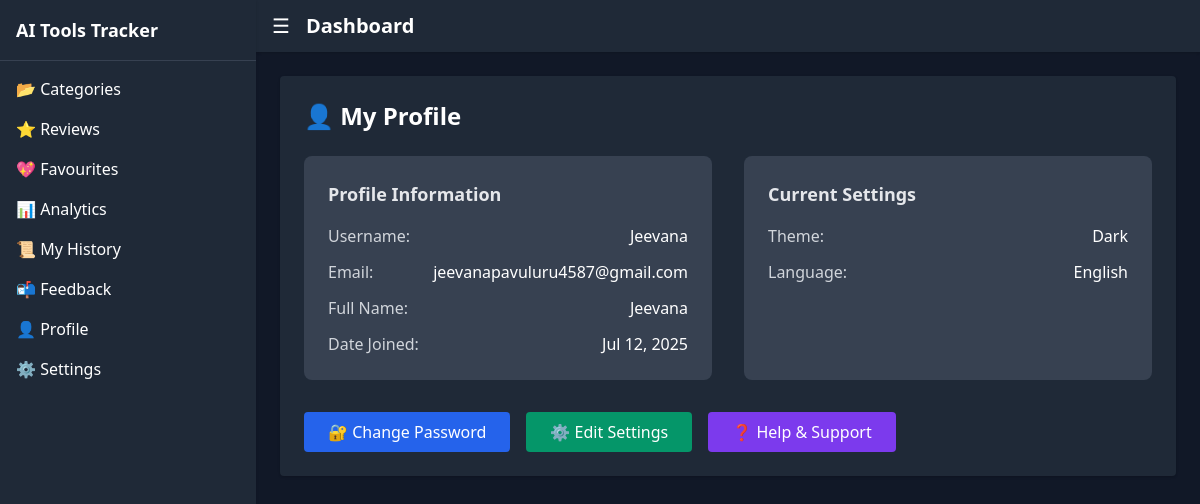
The page /users/profile/ (signed in) on the database its author committed.
### users/models.py (models this page shows, shortened)
class UserProfile(models.Model):
    user = models.OneToOneField(User, on_delete=models.CASCADE)
    name = models.CharField(max_length=50)
    email = models.EmailField(unique=True, null=True, blank=True)
    class Meta:
        verbose_name = "User Profile"
        verbose_name_plural = "User Profiles"

class UserSettings(models.Model):
    LANGUAGE_CHOICES = [
        ('en', 'English'),
        ('te', 'Telugu'),
    ]
    THEME_CHOICES = [
        ('light', 'Light'),
        ('dark', 'Dark'),
    ]
    user = models.OneToOneField(User, on_delete=models.CASCADE)
    theme = models.CharField(max_length=10, choices=THEME_CHOICES, default='light')
    language = models.CharField(max_length=10, choices=LANGUAGE_CHOICES, default='en')
    class Meta:
        verbose_name = "User Settings"
        verbose_name_plural = "User Settings"

### users/views.py (the view)
# urls.py: path('profile/', views.profile_view, name='profile'),
@login_required
def profile_view(request):
    profile, created = UserProfile.objects.get_or_create(
        user=request.user,
        defaults={
            'name': f"{request.user.first_name} {request.user.last_name}".strip() or request.user.username,
            'email': request.user.email
        }
    )
    user_settings, created = UserSettings.objects.get_or_create(user=request.user)
    context = {
        'profile': profile,
        'user_settings': user_settings,
        'user_theme': user_settings.theme
    }
    return render(request, 'users/profile.html', context)

### users/context_processors.py (called while the page is built)
def user_theme_language(request):
    theme = 'light'
    language = 'en'
    if request.user.is_authenticated:
        settings = getattr(request.user, 'usersettings', None)
        if settings:
            theme = settings.theme
            language = settings.language
    translations = get_translation_context(language)
    return {
        'user_theme': theme,
        'user_language': language,
        'translations': translations,
    }

### users/translations.py (called while the page is built)
def get_translation_context(language='en'):
    if language not in TRANSLATIONS:
        return {}
    return {key: value for key, value in TRANSLATIONS[language].items()}

### users/templates/users/profile.html
{% extends "dashboard/base.html" %}
{% load widget_tweaks %}
{% block content %}
<div class="max-w-4xl mx-auto {% if user_theme == 'dark' %}bg-gray-800{% else %}bg-white{% endif %} p-6 rounded shadow">
  <h2 class="text-2xl font-bold mb-6 {% if user_theme == 'dark' %}text-white{% else %}text-black{% endif %}">👤 My Profile</h2>
  <div class="grid grid-cols-1 md:grid-cols-2 gap-8">
    <div class="{% if user_theme == 'dark' %}bg-gray-700{% else %}bg-gray-50{% endif %} p-6 rounded-lg">
      <h3 class="text-lg font-semibold mb-4 {% if user_theme == 'dark' %}text-gray-200{% else %}text-gray-800{% endif %}">Profile Information</h3>
      <div class="space-y-3">
        <div class="flex justify-between">
          <span class="{% if user_theme == 'dark' %}text-gray-300{% else %}text-gray-600{% endif %}">Username:</span>
          <span class="{% if user_theme == 'dark' %}text-white{% else %}text-gray-900{% endif %} font-medium">{{ user.username }}</span>
        </div>
        <div class="flex justify-between">
          <span class="{% if user_theme == 'dark' %}text-gray-300{% else %}text-gray-600{% endif %}">Email:</span>
          <span class="{% if user_theme == 'dark' %}text-white{% else %}text-gray-900{% endif %} font-medium">{{ user.email }}</span>
        </div>
        <div class="flex justify-between">
          <span class="{% if user_theme == 'dark' %}text-gray-300{% else %}text-gray-600{% endif %}">Full Name:</span>
          <span class="{% if user_theme == 'dark' %}text-white{% else %}text-gray-900{% endif %} font-medium">{{ profile.name }}</span>
        </div>
        <div class="flex justify-between">
          <span class="{% if user_theme == 'dark' %}text-gray-300{% else %}text-gray-600{% endif %}">Date Joined:</span>
          <span class="{% if user_theme == 'dark' %}text-white{% else %}text-gray-900{% endif %} font-medium">{{ user.date_joined|date:"M d, Y" }}</span>
        </div>
      </div>
    </div>
    <div class="{% if user_theme == 'dark' %}bg-gray-700{% else %}bg-gray-50{% endif %} p-6 rounded-lg">
      <h3 class="text-lg font-semibold mb-4 {% if user_theme == 'dark' %}text-gray-200{% else %}text-gray-800{% endif %}">Current Settings</h3>
      <div class="space-y-3">
        <div class="flex justify-between">
          <span class="{% if user_theme == 'dark' %}text-gray-300{% else %}text-gray-600{% endif %}">Theme:</span>
          <span class="{% if user_theme == 'dark' %}text-white{% else %}text-gray-900{% endif %} font-medium capitalize">{{ user_settings.theme }}</span>
        </div>
        <div class="flex justify-between">
          <span class="{% if user_theme == 'dark' %}text-gray-300{% else %}text-gray-600{% endif %}">Language:</span>
          <span class="{% if user_theme == 'dark' %}text-white{% else %}text-gray-900{% endif %} font-medium">{{ user_settings.get_language_display }}</span>
        </div>
      </div>
    </div>
  </div>
  <div class="mt-8 flex flex-wrap gap-4">
    <a href="{% url 'users:change_password' %}" class="bg-blue-600 hover:bg-blue-700 text-white px-6 py-2 rounded transition duration-200">
      🔐 Change Password
    </a>
    <a href="{% url 'users:settings' %}" class="bg-green-600 hover:bg-green-700 text-white px-6 py-2 rounded transition duration-200">
      ⚙️ Edit Settings
    </a>
    <a href="{% url 'users:help' %}" class="bg-purple-600 hover:bg-purple-700 text-white px-6 py-2 rounded transition duration-200">
      ❓ Help & Support
    </a>
  </div>
</div>
{% endblock %}

### rows shown on the page
UserProfile: name "Jeevana"
UserSettings: theme "Dark", language "English"

### other values the page prints
{{ user.username }} "Jeevana"
{{ user.email }} "jeevanapavuluru4587@gmail.com"
{{ user.date_joined|date:"M d, Y" }} "Jul 12, 2025"
